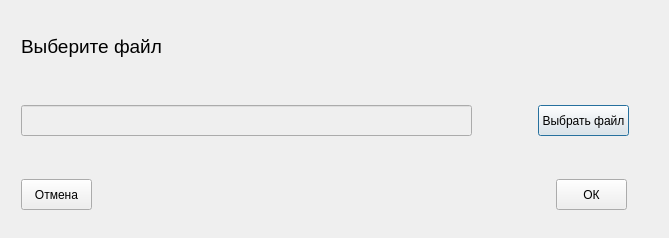
<?xml version="1.0" encoding="UTF-8"?>
<ui version="4.0">
 <class>Dialog</class>
 <widget class="QDialog" name="Dialog">
  <property name="geometry">
   <rect>
    <x>0</x>
    <y>0</y>
    <width>669</width>
    <height>238</height>
   </rect>
  </property>
  <property name="windowTitle">
   <string>Dialog</string>
  </property>
  <layout class="QVBoxLayout" name="verticalLayout">
   <item>
    <layout class="QHBoxLayout" name="horizontalLayout_3" stretch="3,1">
     <item>
      <widget class="QWidget" name="widget" native="true">
       <widget class="QLabel" name="label">
        <property name="geometry">
         <rect>
          <x>10</x>
          <y>10</y>
          <width>441</width>
          <height>51</height>
         </rect>
        </property>
        <property name="text">
         <string>&lt;html&gt;&lt;head/&gt;&lt;body&gt;&lt;p&gt;&lt;span style=&quot; font-size:14pt;&quot;&gt;Выберите файл&lt;/span&gt;&lt;/p&gt;&lt;/body&gt;&lt;/html&gt;</string>
        </property>
       </widget>
      </widget>
     </item>
     <item>
      <widget class="QWidget" name="widget_7" native="true"/>
     </item>
    </layout>
   </item>
   <item>
    <layout class="QHBoxLayout" name="horizontalLayout_2" stretch="3,1">
     <item>
      <widget class="QWidget" name="widget_2" native="true">
       <widget class="QLineEdit" name="lineEdit">
        <property name="enabled">
         <bool>false</bool>
        </property>
        <property name="geometry">
         <rect>
          <x>10</x>
          <y>20</y>
          <width>451</width>
          <height>31</height>
         </rect>
        </property>
       </widget>
      </widget>
     </item>
     <item>
      <widget class="QWidget" name="widget_3" native="true">
       <widget class="QPushButton" name="pushButtonChoseFile">
        <property name="geometry">
         <rect>
          <x>40</x>
          <y>20</y>
          <width>91</width>
          <height>31</height>
         </rect>
        </property>
        <property name="text">
         <string>Выбрать файл</string>
        </property>
       </widget>
      </widget>
     </item>
    </layout>
   </item>
   <item>
    <layout class="QHBoxLayout" name="horizontalLayout">
     <item>
      <widget class="QWidget" name="widget_4" native="true">
       <widget class="QPushButton" name="pushButtonCancel">
        <property name="geometry">
         <rect>
          <x>10</x>
          <y>20</y>
          <width>71</width>
          <height>31</height>
         </rect>
        </property>
        <property name="text">
         <string>Отмена</string>
        </property>
       </widget>
      </widget>
     </item>
     <item>
      <widget class="QWidget" name="widget_5" native="true"/>
     </item>
     <item>
      <widget class="QWidget" name="widget_6" native="true">
       <widget class="QPushButton" name="pushButtonOk">
        <property name="geometry">
         <rect>
          <x>110</x>
          <y>20</y>
          <width>71</width>
          <height>31</height>
         </rect>
        </property>
        <property name="text">
         <string>ОК</string>
        </property>
       </widget>
      </widget>
     </item>
    </layout>
   </item>
  </layout>
 </widget>
 <resources/>
 <connections/>
</ui>
